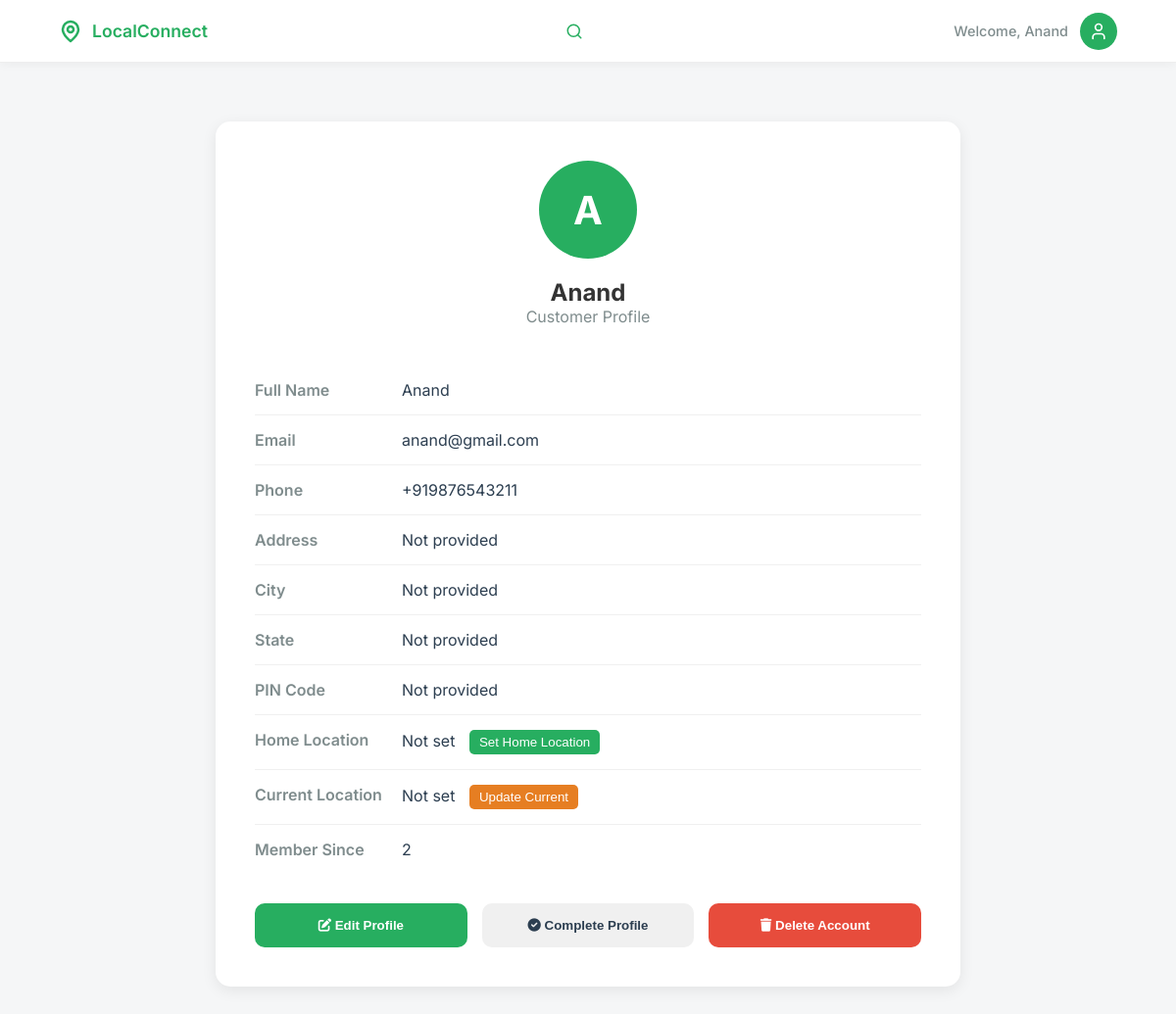
/customer/profile (signed in), run on an earlier commit of the app's database.
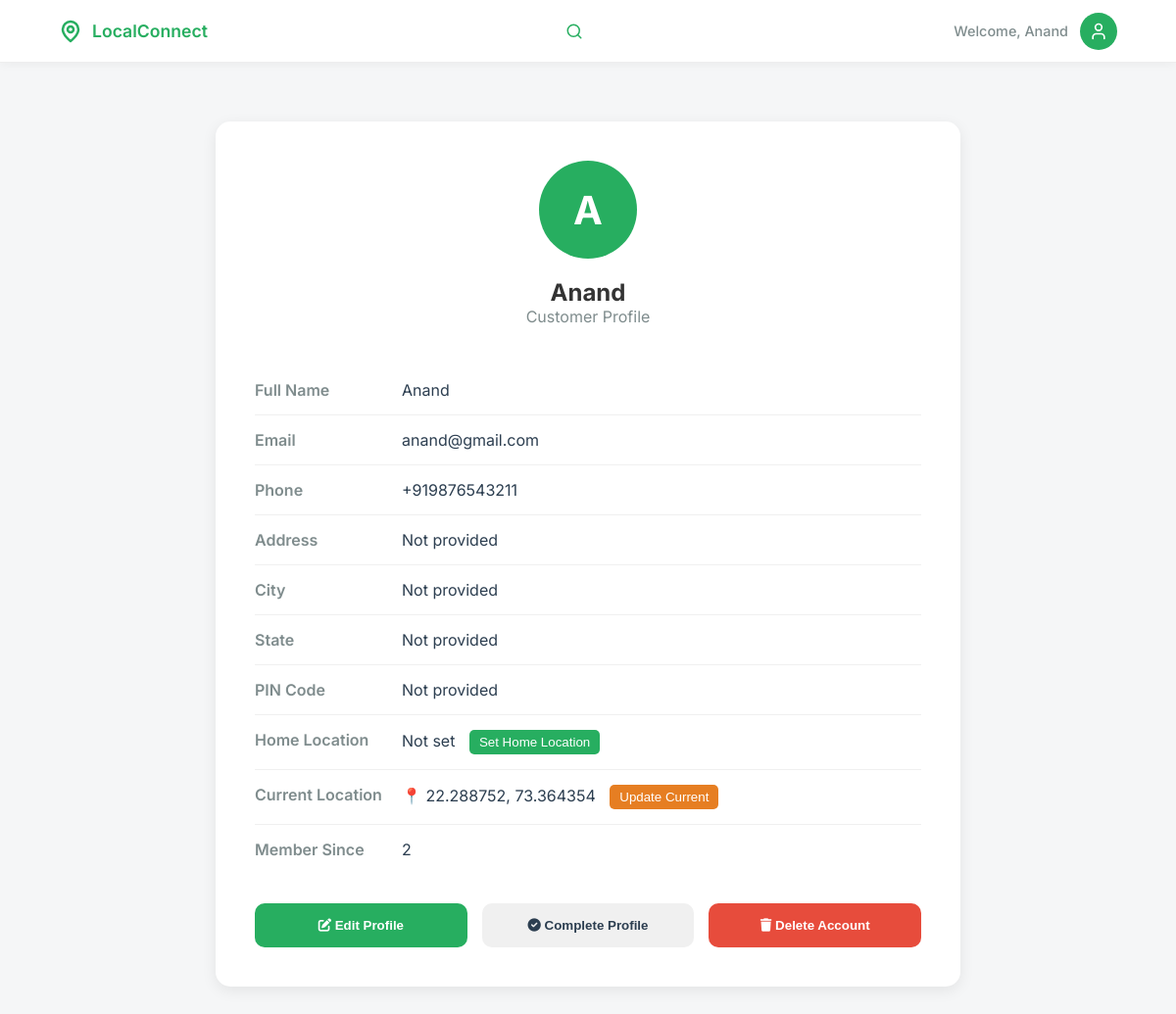
And on a later commit of the database.
### models/models.py (models this page shows, shortened)
class Customer(db.Model):
    id = db.Column(db.Integer, primary_key=True)
    full_name = db.Column(db.String(100), nullable=False)
    email = db.Column(db.String(120), unique=True, nullable=False)
    phone = db.Column(db.String(20), nullable=False)
    password_hash = db.Column(db.String(128), nullable=False)
    address = db.Column(db.String(500))
    city = db.Column(db.String(100))
    state = db.Column(db.String(100))
    pincode = db.Column(db.String(10))
    latitude = db.Column(db.Float)
    longitude = db.Column(db.Float)
    home_latitude = db.Column(db.Float)
    home_longitude = db.Column(db.Float)
    current_latitude = db.Column(db.Float)
    current_longitude = db.Column(db.Float)
    orders = db.relationship('Order', backref='customer', lazy=True)

### app.py (the view)
@app.route('/customer/profile')
@customer_required
def customer_profile():
    user_id = session.get('user_id')
    customer = Customer.query.get(user_id)
    return render_template('customer/profile.html', user_name=session.get('user_name'), customer=customer, user_id=user_id)

### app.py (called while the page is built)
@app.before_request
def make_session_permanent():
    session.permanent = True

@app.before_request
def check_session_validity():
    if (request.endpoint and
        (request.endpoint.startswith('static') or
         request.endpoint in ['sign_in', 'customer_signup', 'vendor_signup', 'home', 'signup_success', 'forgot_password', 'reset_password', 'contact'] or
         request.endpoint.startswith('api.') or
         request.endpoint.startswith('get_vendor'))):
        return
    if request.endpoint and request.endpoint.startswith('api.'):
        return

### templates/customer/profile.html (shortened to what this page needs)
<!DOCTYPE html>
<html lang="en">
<head>
    <link rel="stylesheet" href="/static/css/customer/base.css">
    <link rel="stylesheet" href="https://cdnjs.cloudflare.com/ajax/libs/font-awesome/6.0.0/css/all.min.css">
</head>
<body>
    <header class="navbar">
        <div class="nav-container">
            <div class="logo" onclick="window.location.href='/customer/dashboard'">
                <svg width="24" height="24" viewBox="0 0 24 24" fill="none" stroke="currentColor" stroke-width="2.5"
                    stroke-linecap="round" stroke-linejoin="round">
                    <path d="M20 10c0 6-8 12-8 12s-8-6-8-12a8 8 0 0 1 16 0Z"></path>
                    <circle cx="12" cy="10" r="3"></circle>
                </svg>
                <span>LocalConnect</span>
            </div>
            <div class="search-wrapper" id="searchWrapper">
                <svg class="search-icon" width="18" height="18" viewBox="0 0 24 24" fill="none" stroke="currentColor"
                    stroke-width="2" stroke-linecap="round" stroke-linejoin="round">
                    <circle cx="11" cy="11" r="8"></circle>
                    <line x1="21" y1="21" x2="16.65" y2="16.65"></line>
                </svg>
            </div>
            <div class="user-profile">
                <span class="welcome-text">Welcome, {{ user_name or 'Guest' }}</span>
                <div class="avatar" id="profileIcon">
                    <svg width="20" height="20" viewBox="0 0 24 24" fill="none" stroke="currentColor" stroke-width="2"
                        stroke-linecap="round" stroke-linejoin="round">
                        <path d="M19 21v-2a4 4 0 0 0-4-4H9a4 4 0 0 0-4 4v2"></path>
                        <circle cx="12" cy="7" r="4"></circle>
                    </svg>
                </div>
            </div>
        </div>
    </header>
    <main class="profile-container">
        <div class="profile-card">
            <div class="profile-header">
                <div class="profile-avatar" id="profileAvatar"></div>
                <h2>{{ customer.full_name if customer else 'User' }}</h2>
                <p style="color: #7f8c8d;">Customer Profile</p>
            </div>
            <div class="profile-info">
                <div class="info-row">
                    <div class="info-label">Full Name</div>
                    <div class="info-value">{{ customer.full_name if customer else 'Not provided' }}</div>
                </div>
                <div class="info-row">
                    <div class="info-label">Email</div>
                    <div class="info-value">{{ customer.email if customer else 'Not provided' }}</div>
                </div>
                <div class="info-row">
                    <div class="info-label">Phone</div>
                    <div class="info-value">{{ customer.phone if customer else 'Not provided' }}</div>
                </div>
                <div class="info-row">
                    <div class="info-label">Address</div>
                    <div class="info-value">{{ customer.address if customer and customer.address else 'Not provided' }}
                    </div>
                </div>
                <div class="info-row">
                    <div class="info-label">City</div>
                    <div class="info-value">{{ customer.city if customer and customer.city else 'Not provided' }}</div>
                </div>
                <div class="info-row">
                    <div class="info-label">State</div>
                    <div class="info-value">{{ customer.state if customer and customer.state else 'Not provided' }}
                    </div>
                </div>
                <div class="info-row">
                    <div class="info-label">PIN Code</div>
                    <div class="info-value">{{ customer.pincode if customer and customer.pincode else 'Not provided' }}
                    </div>
                </div>
                <div class="info-row">
                    <div class="info-label">Home Location</div>
                    <div class="info-value">
                        {% if customer and customer.home_latitude and customer.home_longitude %}
                        <span>📍 {{ "%.6f, %.6f"|format(customer.home_latitude, customer.home_longitude) }}</span>
                        {% else %}
                        <span>Not set</span>
                        {% endif %}
                        <button onclick="setHomeLocation()"
                            style="margin-left:10px;padding:5px 10px;background:#27ae60;color:white;border:none;border-radius:5px;cursor:pointer;">{{
                            'Update' if customer and customer.home_latitude else 'Set' }} Home Location</button>
                    </div>
                </div>
                <div class="info-row">
                    <div class="info-label">Current Location</div>
                    <div class="info-value">
                        {% if customer and customer.current_latitude and customer.current_longitude %}
                        <span>📍 {{ "%.6f, %.6f"|format(customer.current_latitude, customer.current_longitude) }}</span>
                        {% else %}
                        <span>Not set</span>
                        {% endif %}
                        <button onclick="updateCurrentLocation()"
                            style="margin-left:10px;padding:5px 10px;background:#e67e22;color:white;border:none;border-radius:5px;cursor:pointer;">Update
                            Current</button>
                    </div>
                </div>
                <div class="info-row">
                    <div class="info-label">Member Since</div>
                    <div class="info-value">{{ customer.id if customer else 'N/A' }}</div>
                </div>
            </div>
            <div class="profile-actions">
                <button class="btn-action btn-edit" onclick="toggleEditMode()">
                    <i class="fa-solid fa-edit"></i> Edit Profile
                </button>
                <button class="btn-action btn-complete" onclick="completeProfile()">
                    <i class="fa-solid fa-check-circle"></i> Complete Profile
                </button>
                <button class="btn-action" style="background: #e74c3c; color: white;" onclick="deleteAccount()">
                    <i class="fa-solid fa-trash"></i> Delete Account
                </button>
            </div>
        </div>
    </main>
</body>
</html>

### static/css/customer/base.css (style rules this page uses)
:root { --bg-color: #f5f6f7; --primary-green: #27ae60; --dark-green: #219150; --text-main: #333; --text-dark: #2c3e50; --text-gray: #7f8c8d; --text-light: #7f8c8d; --card-shadow: 0 4px 15px rgba(0, 0, 0, 0.04); --border-radius: 18px; --bg-light: #f5f7f8; --bg-gray: #f5f7f8; }
* { margin: 0; padding: 0; box-sizing: border-box; transition: all 0.3s cubic-bezier(0.25, 0.8, 0.25, 1); }
body { font-family: 'Inter', sans-serif; background-color: var(--bg-color); color: var(--text-main); overflow-x: hidden; }
.navbar { background: white; height: 64px; display: flex; align-items: center; padding: 0 5%; box-shadow: 0 1px 10px rgba(0, 0, 0, 0.05); position: sticky; top: 0; z-index: 1000; border-bottom: 1px solid #eee; }
.nav-container { width: 100%; max-width: 1200px; margin: 0 auto; display: flex; justify-content: space-between; align-items: center; gap: 15px; }
.logo { display: flex; align-items: center; gap: 10px; color: var(--primary-green); font-weight: 600; font-size: 1.1rem; cursor: pointer; }
.search-wrapper { position: relative; width: 400px; flex: 1; max-width: 450px; transition: all 0.3s ease; }
.search-wrapper.collapsed { width: 40px; max-width: 40px; }
.search-icon { position: absolute; right: 18px; top: 50%; transform: translateY(-50%); color: var(--primary-green); cursor: pointer; }
.user-profile { display: flex; align-items: center; gap: 12px; position: relative; }
.welcome-text { font-size: 0.9rem; color: var(--text-gray); font-weight: 500; }
.avatar { width: 38px; height: 38px; background: var(--primary-green); border-radius: 50%; display: flex; align-items: center; justify-content: center; color: white; font-weight: 600; cursor: pointer; transition: all 0.3s ease; }

### templates/customer/profile.html (style rules this page uses)
.profile-container { max-width: 800px; margin: 40px auto; padding: 20px; }
.profile-card { background: white; border-radius: 15px; padding: 40px; box-shadow: 0 4px 15px rgba(0, 0, 0, 0.08); }
.profile-header { text-align: center; margin-bottom: 40px; }
.profile-avatar { width: 100px; height: 100px; background: #27ae60; border-radius: 50%; display: flex; align-items: center; justify-content: center; margin: 0 auto 20px; color: white; font-size: 40px; font-weight: 700; }
.profile-info { margin: 30px 0; }
.info-row { display: flex; padding: 15px 0; border-bottom: 1px solid #f0f0f0; }
.info-row:last-child { border-bottom: none; }
.info-label { font-weight: 600; color: #7f8c8d; width: 150px; }
.info-value { color: #2c3e50; flex: 1; }
.profile-actions { display: flex; gap: 15px; margin-top: 30px; }
.btn-action { flex: 1; padding: 15px; border: none; border-radius: 10px; font-weight: 600; cursor: pointer; transition: all 0.3s ease; }
.btn-edit { background: #27ae60; color: white; }
.btn-complete { background: #f0f0f0; color: #2c3e50; }

What changed in the data, as far as the page shows it:
changed Customer "Anand": current_latitude empty → 22.2888 (drawn); current_latitude+current_longitude (not shown) → "22.288752, 73.364354"
Also different on the page:
text no longer shown: "Not set"
